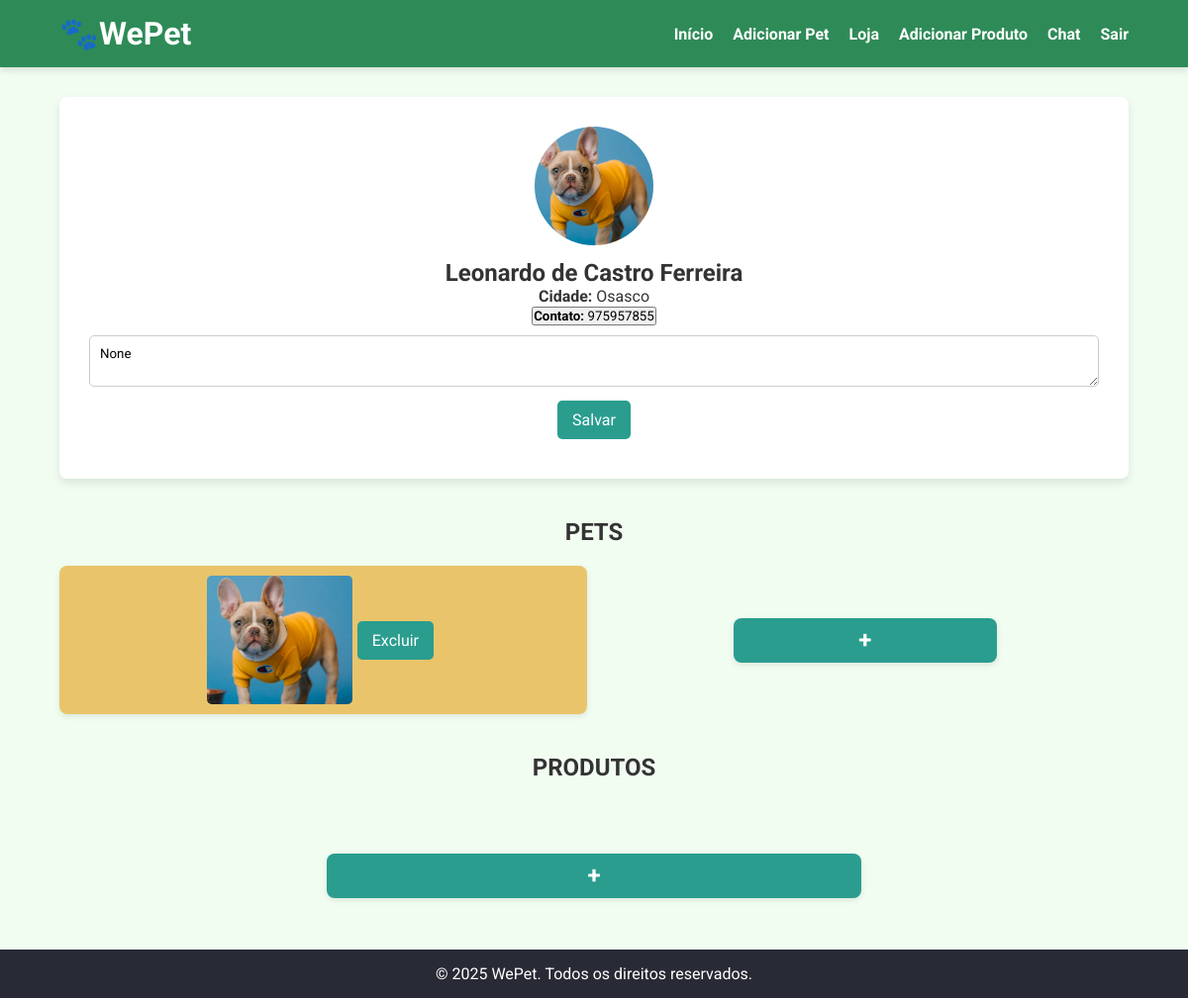
The page /perfil (signed in) on the database its author committed.
### app/models.py (models this page shows)
class Usuario(db.Model, UserMixin):
    id = db.Column(db.Integer, primary_key=True)
    nome = db.Column(db.String(100), nullable=False)
    email = db.Column(db.String(100), unique=True, nullable=False)
    senha = db.Column(db.String(100), nullable=False)
    tipo_usuario = db.Column(db.String(50), nullable=False)
    cidade = db.Column(db.String(100), nullable=True)
    contato = db.Column(db.String(100), nullable=True)
    pets = db.relationship('Pet', backref='doador', lazy=True)
    descricao = db.Column(db.Text, nullable=True)
    imagem_url = db.Column(db.String(255), nullable=True)
    produtos = db.relationship('Produto', backref='usuario', lazy=True)

class Pet(db.Model):
    id = db.Column(db.Integer, primary_key=True)
    nome = db.Column(db.String(100), nullable=False)
    idade = db.Column(db.Integer, nullable=False)
    tipo = db.Column(db.String(100), nullable=False)
    raca = db.Column(db.String(100), nullable=False)
    porte = db.Column(db.String(50), nullable=False)
    vacinacao = db.Column(db.String(100), nullable=True)
    localizacao = db.Column(db.String(100), nullable=False)
    doador_id = db.Column(db.Integer, db.ForeignKey('usuario.id'))
    imagem_url = db.Column(db.String(255), nullable=True)

### app/views.py (the view)
@views.route('/perfil')
@login_required
def Perfil():
    return render_template('perfil.html', user=current_user)

### app/__init__.py (called while the page is built)
def create_app():
    app = Flask(__name__)
    app.config['SECRET_KEY'] = 'supersecretkey'
    app.config['SQLALCHEMY_DATABASE_URI'] = 'sqlite:///PPADS.db'
    app.config['SQLALCHEMY_TRACK_MODIFICATIONS'] = False
    app.config['UPLOAD_FOLDER'] = 'app/static/uploads'
    db.init_app(app)
    login_manager.init_app(app)
    login_manager.login_view = 'auth.login'
    from .models import Usuario
    @login_manager.user_loader
    def load_user(user_id):
        return Usuario.query.get(int(user_id))
    with app.app_context():
        db.create_all()
    from .auth import auth
    from .views import views
    app.register_blueprint(auth, url_prefix='/')
    app.register_blueprint(views, url_prefix='/')
    return app

### app/templates/perfil.html (shortened to what this page needs)
<!DOCTYPE html>
<html lang="pt-BR">
<head>
    <link rel="stylesheet" href="{{ url_for('static', filename='css/perfil.css') }}">
</head>
<body>
    <header>
        <div class="container">
            <h1>🐾WePet</h1>
            <nav>
                <ul id="nav-menu">
                    <li><a href="{{ url_for('views.AdotePet') }}">Início</a></li>
                    <li><a href="{{ url_for('views.adicionar_pet') }}">Adicionar Pet</a></li>
                    <li><a href="{{ url_for('views.Loja') }}">Loja</a></li>
                    <li><a href="{{ url_for('views.adicionar_produto') }}">Adicionar Produto</a></li>
                    <li><a href="{{ url_for('views.Chat') }}">Chat</a></li>
                    <li><a href="{{ url_for('auth.logout') }}">Sair</a></li>
                </ul>
            </nav>
        </div>
    </header>
    <main class="container">
        <section class="usuario-perfil">
            <div class="perfil-info">
                <img src="{{ url_for('static', filename=user.imagem_url.lstrip('static/')) }}" class="perfil-foto">
                <h2>{{ user.nome }}</h2>
                <p><strong>Cidade:</strong> {{ user.cidade }}</p>
                <button><strong>Contato:</strong> {{ user.contato }}</button>
                <form method="POST" action="{{ url_for('views.atualizar_descricao') }}">
                    <textarea class="perfil-descricao" name="descricao" placeholder="Descrição">{{ user.descricao }}</textarea>
                    <button type="submit" class="btn">Salvar</button>
                </form>
            </div>
        </section>
        <section class="pets-list">
            <h2>PETS</h2>
            <div class="pets-grid">
                {% for pet in user.pets %}
                    <div class="pet-card">
                        <img src="{{ pet.imagem_url }}" alt="{{ pet.nome }}">
                        <button class="btn" onclick="location.href='{{ url_for('views.excluir_pet', pet_id=pet.id) }}'">Excluir</button>
                    </div>
                {% endfor %}
                <div class="pet-card add-card"><a href="{{ url_for('views.adicionar_pet') }}"></a>+</div>
            </div>
        </section>
        <section class="produtos-list">
            <h2>PRODUTOS</h2>
            <div class="produtos-grid">
                <div class="produto-card add-card"><a href="{{ url_for('views.adicionar_produto') }}"></a>+</div>
            </div>
        </section>
    </main>
    <footer>
        <div class="container">
            <p>&copy; 2025 WePet. Todos os direitos reservados.</p>
        </div>
    </footer>
</body>
</html>

### app/static/css/perfil.css (style rules this page uses)
* { margin: 0; padding: 0; box-sizing: border-box; font-family: "Roboto", sans-serif; }
body { background-color: #f2fdf2; color: #333; display: flex; flex-direction: column; min-height: 100vh; }
.container { width: 90%; max-width: 1200px; margin: 0 auto; }
header { position: sticky; top: 0; z-index: 1000; padding: 15px 0; background-color: #2e8b57; box-shadow: 0 4px 6px rgba(0, 0, 0, 0.1); }
header .container { display: flex; justify-content: space-between; align-items: center; }
header h1 { color: #fff; }
nav ul { list-style: none; display: flex; }
nav ul li { margin-left: 20px; }
nav ul li a { color: #fff; text-decoration: none; font-weight: bold; }
.usuario-perfil { background: #fff; padding: 30px; border-radius: 8px; box-shadow: 0 4px 8px rgba(0, 0, 0, 0.1); text-align: center; margin-top: 30px; }
.perfil-foto { width: 120px; height: 120px; border-radius: 50%; object-fit: cover; margin-bottom: 10px; }
.perfil-descricao { width: 100%; padding: 10px; border: 1px solid #ccc; border-radius: 5px; margin-top: 10px; }
.btn { background-color: #2a9d8f; color: #fff; border: none; padding: 10px 15px; border-radius: 5px; cursor: pointer; font-size: 16px; margin: 10px 5px; }
.pets-list, .produtos-list { margin-top: 40px; text-align: center; }
.pets-grid, .produtos-grid { display: grid; grid-template-columns: repeat(auto-fit, minmax(150px, 1fr)); gap: 15px; margin-top: 20px; }
.pet-card, .produto-card { background: #e9c46a; padding: 10px; border-radius: 8px; box-shadow: 0 2px 6px rgba(0, 0, 0, 0.1); text-align: center; transition: transform 0.2s ease-in-out; display: flex; align-items: center; justify-content: center; height: 150px; }
.pet-card img, .produto-card img { max-width: 100%; max-height: 100%; border-radius: 5px; }
.add-card { background-color: #2a9d8f; color: #fff; font-size: 24px; font-weight: bold; cursor: pointer; max-height: 30%; align-self: center; width: 50%; justify-self: center; }
footer { background-color: #282a35; color: #fff; text-align: center; padding: 15px 0; margin-top: auto; }

### rows shown on the page
Usuario: imagem_url (picture), nome "Leonardo de Castro Ferreira", cidade "Osasco", contato "975957855", descricao "None"
Pet: imagem_url (picture)
